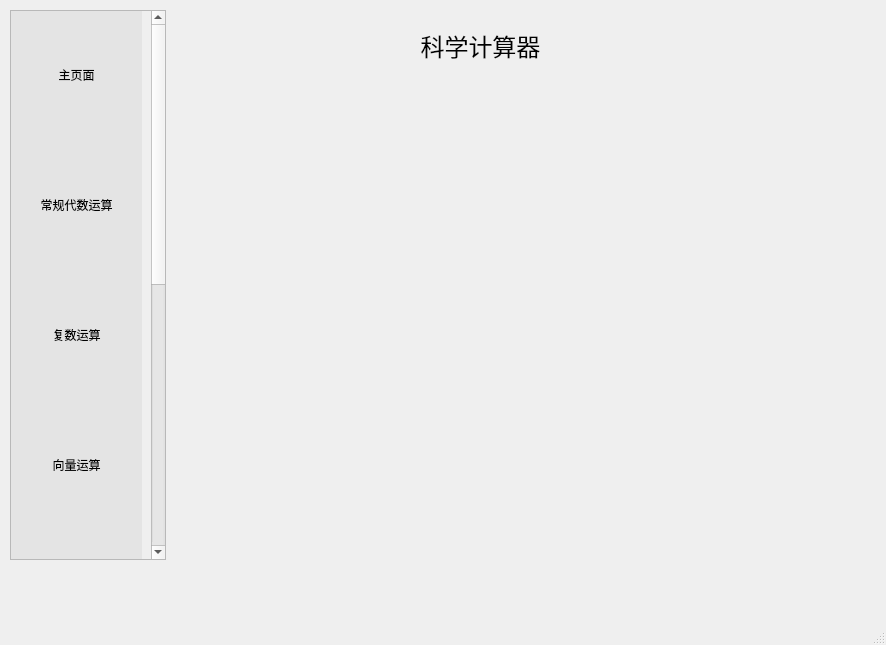
<?xml version="1.0" encoding="UTF-8"?>
<ui version="4.0">
 <class>MainWindow</class>
 <widget class="QMainWindow" name="MainWindow">
  <property name="geometry">
   <rect>
    <x>0</x>
    <y>0</y>
    <width>886</width>
    <height>645</height>
   </rect>
  </property>
  <property name="windowTitle">
   <string>MainWindow</string>
  </property>
  <widget class="QWidget" name="centralwidget">
   <widget class="QStackedWidget" name="stackedWidget">
    <property name="geometry">
     <rect>
      <x>170</x>
      <y>10</y>
      <width>621</width>
      <height>551</height>
     </rect>
    </property>
    <property name="font">
     <font>
      <pointsize>13</pointsize>
     </font>
    </property>
    <property name="styleSheet">
     <string notr="true">QToolButton{
rgb(238, 238, 238)
}</string>
    </property>
    <property name="currentIndex">
     <number>0</number>
    </property>
    <widget class="QWidget" name="page_0">
     <property name="font">
      <font>
       <pointsize>9</pointsize>
      </font>
     </property>
     <widget class="QLabel" name="P0L1">
      <property name="geometry">
       <rect>
        <x>190</x>
        <y>10</y>
        <width>241</width>
        <height>51</height>
       </rect>
      </property>
      <property name="sizePolicy">
       <sizepolicy hsizetype="Preferred" vsizetype="Preferred">
        <horstretch>0</horstretch>
        <verstretch>0</verstretch>
       </sizepolicy>
      </property>
      <property name="font">
       <font>
        <pointsize>18</pointsize>
        <bold>false</bold>
        <kerning>true</kerning>
       </font>
      </property>
      <property name="text">
       <string>科学计算器</string>
      </property>
      <property name="textFormat">
       <enum>Qt::AutoText</enum>
      </property>
      <property name="alignment">
       <set>Qt::AlignCenter</set>
      </property>
     </widget>
    </widget>
    <widget class="QWidget" name="page_1">
     <widget class="QLabel" name="P1L1">
      <property name="geometry">
       <rect>
        <x>190</x>
        <y>10</y>
        <width>241</width>
        <height>51</height>
       </rect>
      </property>
      <property name="font">
       <font>
        <pointsize>18</pointsize>
       </font>
      </property>
      <property name="text">
       <string>常规代数运算</string>
      </property>
      <property name="alignment">
       <set>Qt::AlignCenter</set>
      </property>
     </widget>
    </widget>
    <widget class="QWidget" name="page_2">
     <widget class="QLabel" name="P2L1">
      <property name="geometry">
       <rect>
        <x>190</x>
        <y>10</y>
        <width>241</width>
        <height>51</height>
       </rect>
      </property>
      <property name="font">
       <font>
        <pointsize>18</pointsize>
       </font>
      </property>
      <property name="text">
       <string>复数运算</string>
      </property>
      <property name="alignment">
       <set>Qt::AlignCenter</set>
      </property>
     </widget>
    </widget>
    <widget class="QWidget" name="page_3">
     <widget class="QLabel" name="P3L1">
      <property name="geometry">
       <rect>
        <x>190</x>
        <y>10</y>
        <width>241</width>
        <height>51</height>
       </rect>
      </property>
      <property name="font">
       <font>
        <pointsize>18</pointsize>
       </font>
      </property>
      <property name="text">
       <string>向量运算</string>
      </property>
      <property name="alignment">
       <set>Qt::AlignCenter</set>
      </property>
     </widget>
    </widget>
    <widget class="QWidget" name="page_4">
     <widget class="QLabel" name="P4L1">
      <property name="geometry">
       <rect>
        <x>190</x>
        <y>10</y>
        <width>241</width>
        <height>51</height>
       </rect>
      </property>
      <property name="font">
       <font>
        <pointsize>18</pointsize>
       </font>
      </property>
      <property name="text">
       <string>矩阵运算</string>
      </property>
      <property name="alignment">
       <set>Qt::AlignCenter</set>
      </property>
     </widget>
    </widget>
    <widget class="QWidget" name="page_5">
     <widget class="QLabel" name="P5L1">
      <property name="geometry">
       <rect>
        <x>190</x>
        <y>10</y>
        <width>241</width>
        <height>51</height>
       </rect>
      </property>
      <property name="font">
       <font>
        <pointsize>18</pointsize>
       </font>
      </property>
      <property name="text">
       <string>统计计算</string>
      </property>
      <property name="alignment">
       <set>Qt::AlignCenter</set>
      </property>
     </widget>
    </widget>
    <widget class="QWidget" name="page_6">
     <widget class="QLabel" name="P6L1">
      <property name="geometry">
       <rect>
        <x>190</x>
        <y>10</y>
        <width>241</width>
        <height>51</height>
       </rect>
      </property>
      <property name="font">
       <font>
        <pointsize>18</pointsize>
       </font>
      </property>
      <property name="text">
       <string>微积分计算</string>
      </property>
      <property name="alignment">
       <set>Qt::AlignCenter</set>
      </property>
     </widget>
    </widget>
    <widget class="QWidget" name="page_7">
     <widget class="QLabel" name="P7L1">
      <property name="geometry">
       <rect>
        <x>190</x>
        <y>10</y>
        <width>241</width>
        <height>51</height>
       </rect>
      </property>
      <property name="font">
       <font>
        <pointsize>18</pointsize>
       </font>
      </property>
      <property name="text">
       <string>方程/函数</string>
      </property>
      <property name="alignment">
       <set>Qt::AlignCenter</set>
      </property>
     </widget>
    </widget>
   </widget>
   <widget class="QScrollArea" name="scrollArea">
    <property name="geometry">
     <rect>
      <x>10</x>
      <y>10</y>
      <width>156</width>
      <height>550</height>
     </rect>
    </property>
    <property name="widgetResizable">
     <bool>true</bool>
    </property>
    <widget class="QWidget" name="scrollAreaWidgetContents">
     <property name="geometry">
      <rect>
       <x>0</x>
       <y>0</y>
       <width>133</width>
       <height>1100</height>
      </rect>
     </property>
     <property name="minimumSize">
      <size>
       <width>131</width>
       <height>1100</height>
      </size>
     </property>
     <widget class="QToolButton" name="BtnMainPage">
      <property name="geometry">
       <rect>
        <x>0</x>
        <y>0</y>
        <width>131</width>
        <height>131</height>
       </rect>
      </property>
      <property name="styleSheet">
       <string notr="true">QToolButton{   
	border-top: 3px outset transparent;           /* 上边框宽度3像素、突出显示、颜色为透明 */
	border-bottom: 7px outset transparent;
	border-right: 3px outset transparent;
	border-left: 3px outset transparent;
    min-width: 80px;                            /* 控件最小宽度 */
    min-height: 80px;
	background-color: rgb(228, 228, 228);
	
	font: 11pt &quot;Microsoft YaHei UI&quot;;
}

/* 鼠标悬停 */
QToolButton:hover{
	background-color: rgb(205, 205, 205);
}

/* 点击和按下 */
QToolButton:pressed,QToolButton:checked{
	border-left: 3px outset rgb(93, 95, 97); 
	background-color: rgb(246, 246, 246);	
}

QPushButton:default {
    border-color: navy; 
}</string>
      </property>
      <property name="text">
       <string>主页面</string>
      </property>
      <property name="icon">
       <iconset>
        <normalon>:/image/image0.png</normalon>
       </iconset>
      </property>
      <property name="iconSize">
       <size>
        <width>80</width>
        <height>80</height>
       </size>
      </property>
      <property name="checkable">
       <bool>true</bool>
      </property>
      <property name="toolButtonStyle">
       <enum>Qt::ToolButtonTextUnderIcon</enum>
      </property>
     </widget>
     <widget class="QToolButton" name="BtnNormCalc">
      <property name="geometry">
       <rect>
        <x>0</x>
        <y>130</y>
        <width>131</width>
        <height>131</height>
       </rect>
      </property>
      <property name="autoFillBackground">
       <bool>false</bool>
      </property>
      <property name="styleSheet">
       <string notr="true">QToolButton{   
	font: 11pt &quot;Microsoft YaHei UI&quot;;
	border-top: 3px outset transparent;           /* 上边框宽度3像素、突出显示、颜色为透明 */
	border-bottom: 7px outset transparent;
	border-right: 3px outset transparent;
	border-left: 3px outset transparent;
    min-width: 80px;                            /* 控件最小宽度 */
    min-height: 80px;
	background-color: rgb(228, 228, 228);
}

/* 鼠标悬停 */
QToolButton:hover{
	background-color: rgb(205, 205, 205);
}

/* 点击和按下 */
QToolButton:pressed,QToolButton:checked{
	border-left: 3px outset rgb(93, 95, 97); 
	background-color: rgb(246, 246, 246);	
}

QPushButton:default {
    border-color: navy; 
}

</string>
      </property>
      <property name="text">
       <string>常规代数运算</string>
      </property>
      <property name="icon">
       <iconset resource="res.qrc">
        <normaloff>:/image/image1.png</normaloff>
        <normalon>:/image/image1.png</normalon>:/image/image1.png</iconset>
      </property>
      <property name="iconSize">
       <size>
        <width>80</width>
        <height>80</height>
       </size>
      </property>
      <property name="checkable">
       <bool>true</bool>
      </property>
      <property name="toolButtonStyle">
       <enum>Qt::ToolButtonTextUnderIcon</enum>
      </property>
     </widget>
     <widget class="QToolButton" name="BtnComplexCalc">
      <property name="geometry">
       <rect>
        <x>0</x>
        <y>260</y>
        <width>131</width>
        <height>131</height>
       </rect>
      </property>
      <property name="styleSheet">
       <string notr="true">QToolButton{   
	font: 11pt &quot;Microsoft YaHei UI&quot;;
	border-top: 3px outset transparent;           /* 上边框宽度3像素、突出显示、颜色为透明 */
	border-bottom: 7px outset transparent;
	border-right: 3px outset transparent;
	border-left: 3px outset transparent;
    min-width: 80px;                            /* 控件最小宽度 */
    min-height: 80px;
	background-color: rgb(228, 228, 228);
}

/* 鼠标悬停 */
QToolButton:hover{
	background-color: rgb(205, 205, 205);
}

/* 点击和按下 */
QToolButton:pressed,QToolButton:checked{
	border-left: 3px outset rgb(93, 95, 97); 
	background-color: rgb(246, 246, 246);	
}

QPushButton:default {
    border-color: navy; 
}</string>
      </property>
      <property name="text">
       <string>复数运算</string>
      </property>
      <property name="icon">
       <iconset>
        <normalon>:/image/image2.png</normalon>
       </iconset>
      </property>
      <property name="iconSize">
       <size>
        <width>80</width>
        <height>80</height>
       </size>
      </property>
      <property name="checkable">
       <bool>true</bool>
      </property>
      <property name="toolButtonStyle">
       <enum>Qt::ToolButtonTextUnderIcon</enum>
      </property>
     </widget>
     <widget class="QToolButton" name="BtnVectorCalc">
      <property name="geometry">
       <rect>
        <x>0</x>
        <y>390</y>
        <width>131</width>
        <height>131</height>
       </rect>
      </property>
      <property name="styleSheet">
       <string notr="true">QToolButton{   
	font: 11pt &quot;Microsoft YaHei UI&quot;;
	border-top: 3px outset transparent;           /* 上边框宽度3像素、突出显示、颜色为透明 */
	border-bottom: 7px outset transparent;
	border-right: 3px outset transparent;
	border-left: 3px outset transparent;
    min-width: 80px;                            /* 控件最小宽度 */
    min-height: 80px;
	background-color: rgb(228, 228, 228);
}

/* 鼠标悬停 */
QToolButton:hover{
	background-color: rgb(205, 205, 205);
}

/* 点击和按下 */
QToolButton:pressed,QToolButton:checked{
	border-left: 3px outset rgb(93, 95, 97); 
	background-color: rgb(246, 246, 246);	
}

QPushButton:default {
    border-color: navy; 
}</string>
      </property>
      <property name="text">
       <string>向量运算</string>
      </property>
      <property name="icon">
       <iconset>
        <normalon>:/image/image3.png</normalon>
       </iconset>
      </property>
      <property name="iconSize">
       <size>
        <width>80</width>
        <height>80</height>
       </size>
      </property>
      <property name="checkable">
       <bool>true</bool>
      </property>
      <property name="toolButtonStyle">
       <enum>Qt::ToolButtonTextUnderIcon</enum>
      </property>
     </widget>
     <widget class="QToolButton" name="BtnMatrixCalc">
      <property name="geometry">
       <rect>
        <x>0</x>
        <y>520</y>
        <width>131</width>
        <height>131</height>
       </rect>
      </property>
      <property name="styleSheet">
       <string notr="true">QToolButton{   
	font: 11pt &quot;Microsoft YaHei UI&quot;;
	border-top: 3px outset transparent;           /* 上边框宽度3像素、突出显示、颜色为透明 */
	border-bottom: 7px outset transparent;
	border-right: 3px outset transparent;
	border-left: 3px outset transparent;
    min-width: 80px;                            /* 控件最小宽度 */
    min-height: 80px;
	background-color: rgb(228, 228, 228);
}

/* 鼠标悬停 */
QToolButton:hover{
	background-color: rgb(205, 205, 205);
}

/* 点击和按下 */
QToolButton:pressed,QToolButton:checked{
	border-left: 3px outset rgb(93, 95, 97); 
	background-color: rgb(246, 246, 246);	
}

QPushButton:default {
    border-color: navy; 
}</string>
      </property>
      <property name="text">
       <string>矩阵运算</string>
      </property>
      <property name="icon">
       <iconset>
        <normalon>:/image/image4.png</normalon>
       </iconset>
      </property>
      <property name="iconSize">
       <size>
        <width>80</width>
        <height>80</height>
       </size>
      </property>
      <property name="checkable">
       <bool>true</bool>
      </property>
      <property name="toolButtonStyle">
       <enum>Qt::ToolButtonTextUnderIcon</enum>
      </property>
     </widget>
     <widget class="QToolButton" name="BtnStatCalc">
      <property name="geometry">
       <rect>
        <x>0</x>
        <y>650</y>
        <width>131</width>
        <height>131</height>
       </rect>
      </property>
      <property name="styleSheet">
       <string notr="true">QToolButton{   
	font: 11pt &quot;Microsoft YaHei UI&quot;;
	border-top: 3px outset transparent;           /* 上边框宽度3像素、突出显示、颜色为透明 */
	border-bottom: 7px outset transparent;
	border-right: 3px outset transparent;
	border-left: 3px outset transparent;
    min-width: 80px;                            /* 控件最小宽度 */
    min-height: 80px;
	background-color: rgb(228, 228, 228);
}

/* 鼠标悬停 */
QToolButton:hover{
	background-color: rgb(205, 205, 205);
}

/* 点击和按下 */
QToolButton:pressed,QToolButton:checked{
	border-left: 3px outset rgb(93, 95, 97); 
	background-color: rgb(246, 246, 246);	
}

QPushButton:default {
    border-color: navy; 
}</string>
      </property>
      <property name="text">
       <string>统计计算</string>
      </property>
      <property name="icon">
       <iconset>
        <normalon>:/image/image5.png</normalon>
       </iconset>
      </property>
      <property name="iconSize">
       <size>
        <width>80</width>
        <height>80</height>
       </size>
      </property>
      <property name="checkable">
       <bool>true</bool>
      </property>
      <property name="toolButtonStyle">
       <enum>Qt::ToolButtonTextUnderIcon</enum>
      </property>
     </widget>
     <widget class="QToolButton" name="BtnCalculusCalc">
      <property name="geometry">
       <rect>
        <x>0</x>
        <y>780</y>
        <width>131</width>
        <height>131</height>
       </rect>
      </property>
      <property name="styleSheet">
       <string notr="true">QToolButton{   
	font: 11pt &quot;Microsoft YaHei UI&quot;;
	border-top: 3px outset transparent;           /* 上边框宽度3像素、突出显示、颜色为透明 */
	border-bottom: 7px outset transparent;
	border-right: 3px outset transparent;
	border-left: 3px outset transparent;
    min-width: 80px;                            /* 控件最小宽度 */
    min-height: 80px;
	background-color: rgb(228, 228, 228);
}

/* 鼠标悬停 */
QToolButton:hover{
	background-color: rgb(205, 205, 205);
}

/* 点击和按下 */
QToolButton:pressed,QToolButton:checked{
	border-left: 3px outset rgb(93, 95, 97); 
	background-color: rgb(246, 246, 246);	
}

QPushButton:default {
    border-color: navy; 
}</string>
      </property>
      <property name="text">
       <string>微积分计算</string>
      </property>
      <property name="icon">
       <iconset>
        <normalon>:/image/image6.png</normalon>
       </iconset>
      </property>
      <property name="iconSize">
       <size>
        <width>80</width>
        <height>80</height>
       </size>
      </property>
      <property name="checkable">
       <bool>true</bool>
      </property>
      <property name="toolButtonStyle">
       <enum>Qt::ToolButtonTextUnderIcon</enum>
      </property>
     </widget>
     <widget class="QToolButton" name="BtnFuncCalc">
      <property name="geometry">
       <rect>
        <x>0</x>
        <y>910</y>
        <width>131</width>
        <height>131</height>
       </rect>
      </property>
      <property name="styleSheet">
       <string notr="true">QToolButton{   
	font: 11pt &quot;Microsoft YaHei UI&quot;;
	border-top: 3px outset transparent;           /* 上边框宽度3像素、突出显示、颜色为透明 */
	border-bottom: 7px outset transparent;
	border-right: 3px outset transparent;
	border-left: 3px outset transparent;
    min-width: 80px;                            /* 控件最小宽度 */
    min-height: 80px;
	background-color: rgb(228, 228, 228);
}

/* 鼠标悬停 */
QToolButton:hover{
	background-color: rgb(205, 205, 205);
}

/* 点击和按下 */
QToolButton:pressed,QToolButton:checked{
	border-left: 3px outset rgb(93, 95, 97); 
	background-color: rgb(246, 246, 246);	
}

QPushButton:default {
    border-color: navy; 
}</string>
      </property>
      <property name="text">
       <string>方程/函数</string>
      </property>
      <property name="icon">
       <iconset>
        <normalon>:/image/image7.png</normalon>
       </iconset>
      </property>
      <property name="iconSize">
       <size>
        <width>80</width>
        <height>80</height>
       </size>
      </property>
      <property name="checkable">
       <bool>true</bool>
      </property>
      <property name="toolButtonStyle">
       <enum>Qt::ToolButtonTextUnderIcon</enum>
      </property>
     </widget>
    </widget>
   </widget>
  </widget>
  <widget class="QMenuBar" name="menubar">
   <property name="geometry">
    <rect>
     <x>0</x>
     <y>0</y>
     <width>886</width>
     <height>25</height>
    </rect>
   </property>
  </widget>
  <widget class="QStatusBar" name="statusbar"/>
 </widget>
 <resources>
  <include location="res.qrc"/>
 </resources>
 <connections/>
</ui>
